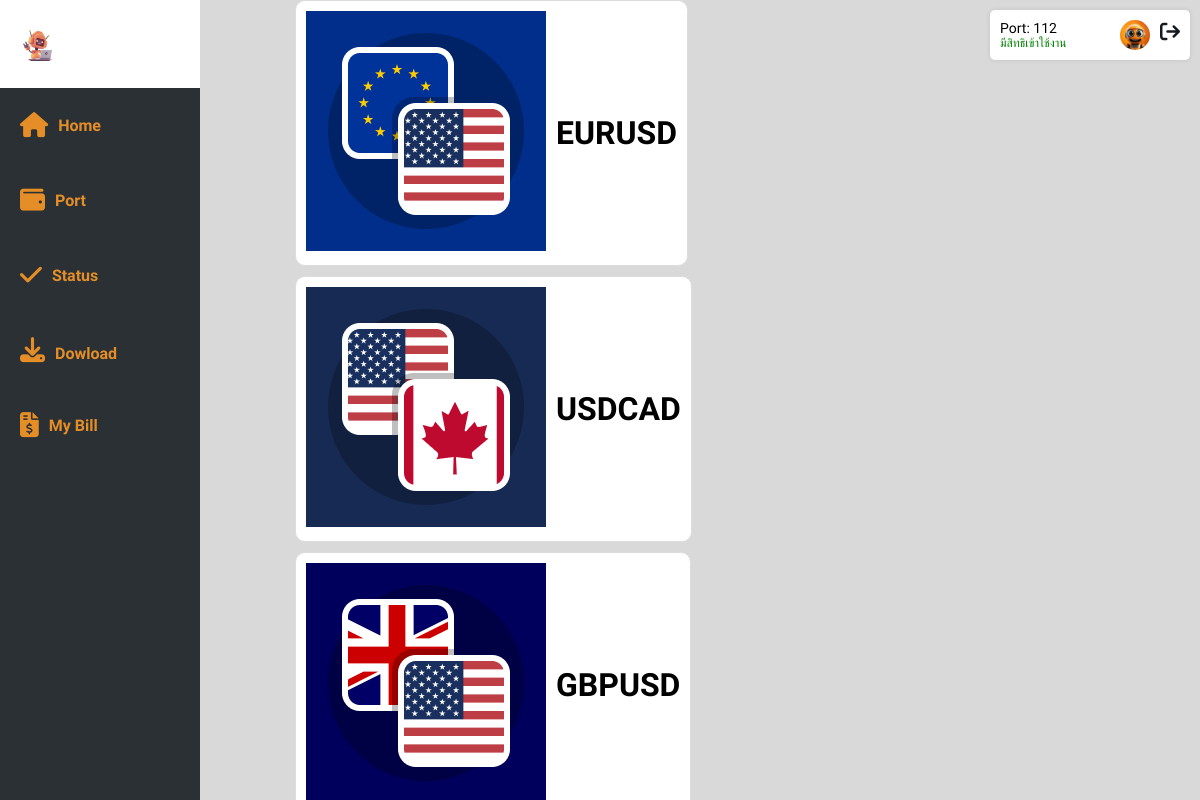
The page /d1.php (signed in) on the database as committed earlier.
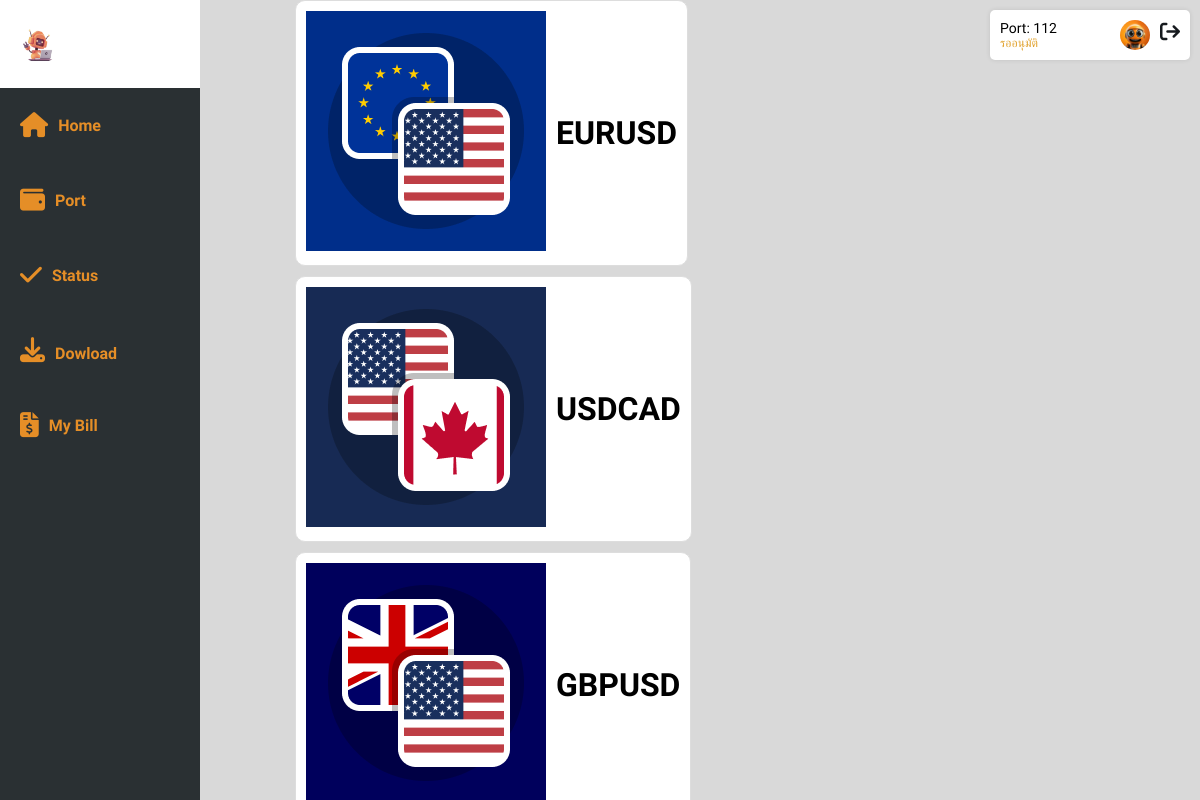
The same page on the database as committed later.
### tables this page shows
CREATE TABLE `infouser` (
  `info_id` int(11) NOT NULL,
  `portnumber` int(11) NOT NULL,
  `idcard` text NOT NULL,
  `phone` text NOT NULL,
  `password` int(11) NOT NULL,
  `permission` varchar(20) NOT NULL DEFAULT 'not allow',
  `Role` varchar(20) NOT NULL DEFAULT 'user'
);

### d1.php (the view, shortened to what this page needs)
<?php
include('connect.php');
$sql = "SELECT portnumber, permission FROM infouser WHERE portnumber = '" . $_SESSION["portnumber"] . "'";
$result = $conn->query($sql);
if ($result->num_rows > 0) {
    while($row = $result->fetch_assoc()) {
        $portnumber = $row["portnumber"];
        $permission = $row["permission"];
    }
} else {
    echo "0 results";
}
?>
<!DOCTYPE html>
<html lang="en">
<head>
    <link rel="stylesheet" href="css/download.css">
    <link rel="stylesheet" href="https://cdnjs.cloudflare.com/ajax/libs/font-awesome/6.5.1/css/all.min.css" />
</head>
<body>
    <div class="sidebar">
    <ul>
            <li><a href="#"><img src="img/logo.png" alt=""></a></li>
            <li><a href="homepage.php"><i class="fa-solid fa-house"></i><span>Home</span></a></li>
            <li><a href="port.php"><i class="fa-solid fa-wallet"></i><span>Port</span></a></li>
            <li><a href="status.php"><i class="fa-solid fa-check"></i></i><span>Status</span></a></li>
            <li><a href="download.php"><i class="fa-solid fa-download"><span>Dowload</span></i></a></li>
            <li><a href="payment.php"><i class="fa-solid fa-file-invoice-dollar"></i><span>My Bill</span></i></a></li>
        </ul>
    </div>
    <nav>
        <div class="account-info">
            <div class="logoutbut">
                <a href="logout.php" ><i class="fa-solid fa-arrow-right-from-bracket"></i> </a>
            </div>
            <div class="profile-pic">
                <img src="img/acc.PNG" alt="Profile picture">
            </div>
            <div class="user-details">
    <p class="port-number">Port: <?php echo $portnumber; ?></p>
    <?php
    if ($permission == "ALLOW") {
        echo '<p class="status" style="color: green;">มีสิทธิเข้าใช้งาน</p>';
    } elseif ($permission == "pending") {
        echo '<p class="status" style="color: #E1A12B;">รออนุมัติ</p>';
    } elseif ($permission == "not allow") {
        echo '<p class="status" style="color: red;">ไม่มีสิทธิเข้าใช้งาน</p>';
    } else {
        echo '<p class="status" style="color: black;">ไม่ทราบสถานะ</p>';
    }
    ?>
</div>
    </nav>
  <div class="container">
    <div class="box">
        <a href=""><img src="img/EURUSD.png" alt=""></a>
        <h1>EURUSD</h1>
    </div>
    <div class="box">
        <a href=""><img src="img/USDCAD.png" alt=""></a>
        <H1>USDCAD</H1>
    </div>
    <div class="box">
        <a href=""><img src="img/GBPUSD.png" alt=""></a>
        <H1>GBPUSD</H1>
    </div>
  </div>
</body>
</html>

### css/download.css (style rules this page uses)
* { font-family: 'Noto Sans Thai', sans-serif; font-family: 'Prompt', sans-serif; list-style: none; text-decoration: none; margin: 0; padding: 0; box-sizing: border-box; }
body { background-color: #d9d9d9; display: flex; align-items: center; height: 100vh; margin: 0; }
.sidebar { width: 80px; background-color: #191919; min-height: 100vh; transition: .3s; overflow: hidden; }
ul li a { display: flex; align-items: center; padding: 25px 0 25px 20px; }
ul li a span { font-size: 16px; font-weight: bold; color: #E58E27; margin-left: 10px; opacity: 0; visibility:0; transition: 0.3s ease-in; }
.sidebar img { width: 40px; border-radius: 50% }
ul li a i { font-size: 25px; color: #E58E27; }
.account-info { display: inline; position: absolute; top: 10px; right: 10px; background-color: #fff; border-radius: 5px; box-shadow: 0 0 5px rgba(0,0,0,0.1); padding: 10px; width: 200px; height: 50px; }
.profile-pic { float: right; width: 30px; height: 30px; border-radius: 50%; overflow: hidden; margin-right: 10px; }
.profile-pic img { width: 100%; height: 100%; }
.port-number, .status { font-size: 14px; }
.status { font-size: 12px; color: #4caf50; }
.logoutbut { float: right; margin: 0; font-size: 20px; }
.logoutbut i { color:#161A1E; }
.container { margin-left: 240px; display:block; flex-wrap: wrap; justify-content:flex-start ; }
.sidebar { position: fixed; top: 0; left: 0; width: 80px; background-color: #2A3033; height: 100vh; transition: width 0.3s; overflow: hidden; }
.container { position: fixed; top: 0; left: 55px; width: 300px; z-index: 100; display: flex; flex-direction: row; }
.box { display: flex; align-items: center; padding: 10px; border-radius: 10px; background-color: #fff; border: 1px solid #ddd; transition: all 0.2s ease-in-out; margin-bottom: 10px; margin-right: 10px; }
.box a { text-decoration: none; color: #333; margin-right: 10px; }

Rows that differ between the two databases and show on the page:
changed infouser: permission "ALLOW" → "pending" (drawn)
Other text that changed with them:
text no longer shown: "มีสิทธิเข้าใช้งาน"
text now shown: "รออนุมัติ"
